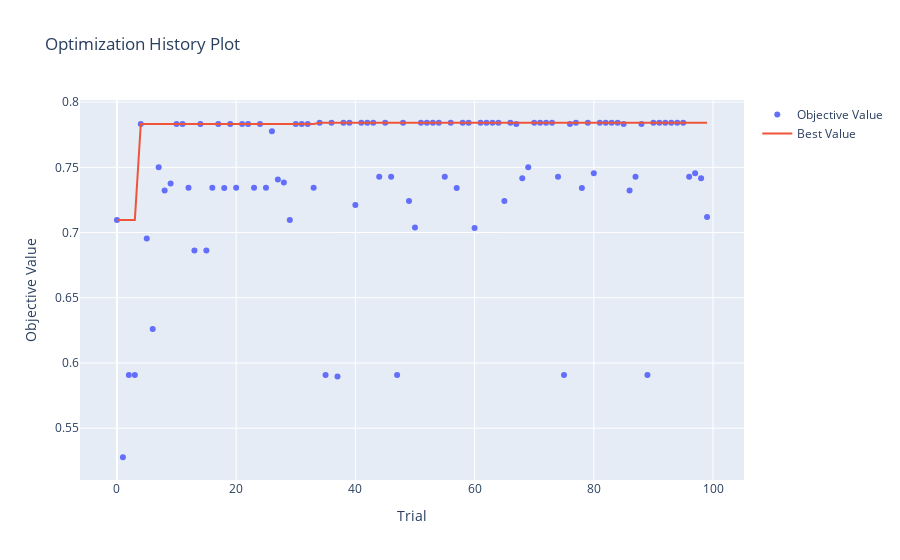

Notebook code for this chart:
### Code cell
optuna.visualization.plot_optimization_history(study_agglomerative)
